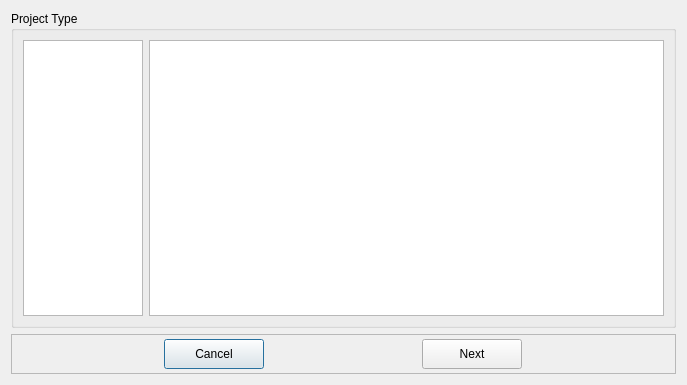
<?xml version="1.0" encoding="UTF-8"?>
<ui version="4.0">
 <class>project_type</class>
 <widget class="QDialog" name="project_type">
  <property name="geometry">
   <rect>
    <x>0</x>
    <y>0</y>
    <width>687</width>
    <height>385</height>
   </rect>
  </property>
  <property name="windowTitle">
   <string>Dialog</string>
  </property>
  <layout class="QVBoxLayout" name="verticalLayout">
   <item>
    <widget class="QGroupBox" name="grp_project_type">
     <property name="title">
      <string>Project Type</string>
     </property>
     <layout class="QGridLayout" name="gridLayout">
      <item row="0" column="2">
       <widget class="QTextBrowser" name="txt_descriptions">
        <property name="sizePolicy">
         <sizepolicy hsizetype="Preferred" vsizetype="Preferred">
          <horstretch>0</horstretch>
          <verstretch>0</verstretch>
         </sizepolicy>
        </property>
        <property name="documentTitle">
         <string/>
        </property>
        <property name="markdown">
         <string/>
        </property>
       </widget>
      </item>
      <item row="0" column="0">
       <widget class="QListView" name="lst_projects">
        <property name="sizePolicy">
         <sizepolicy hsizetype="Preferred" vsizetype="Preferred">
          <horstretch>0</horstretch>
          <verstretch>0</verstretch>
         </sizepolicy>
        </property>
        <property name="maximumSize">
         <size>
          <width>120</width>
          <height>16777215</height>
         </size>
        </property>
       </widget>
      </item>
     </layout>
    </widget>
   </item>
   <item>
    <widget class="QFrame" name="frame">
     <property name="maximumSize">
      <size>
       <width>16777215</width>
       <height>40</height>
      </size>
     </property>
     <property name="frameShape">
      <enum>QFrame::Shape::StyledPanel</enum>
     </property>
     <property name="frameShadow">
      <enum>QFrame::Shadow::Raised</enum>
     </property>
     <layout class="QHBoxLayout" name="horizontalLayout">
      <property name="leftMargin">
       <number>0</number>
      </property>
      <property name="topMargin">
       <number>0</number>
      </property>
      <property name="rightMargin">
       <number>0</number>
      </property>
      <property name="bottomMargin">
       <number>0</number>
      </property>
      <item>
       <widget class="QPushButton" name="btn_cancel">
        <property name="minimumSize">
         <size>
          <width>0</width>
          <height>30</height>
         </size>
        </property>
        <property name="maximumSize">
         <size>
          <width>100</width>
          <height>30</height>
         </size>
        </property>
        <property name="text">
         <string>Cancel</string>
        </property>
       </widget>
      </item>
      <item>
       <widget class="QPushButton" name="btn_next">
        <property name="minimumSize">
         <size>
          <width>100</width>
          <height>30</height>
         </size>
        </property>
        <property name="maximumSize">
         <size>
          <width>100</width>
          <height>30</height>
         </size>
        </property>
        <property name="text">
         <string>Next</string>
        </property>
       </widget>
      </item>
     </layout>
    </widget>
   </item>
  </layout>
 </widget>
 <resources/>
 <connections/>
</ui>
